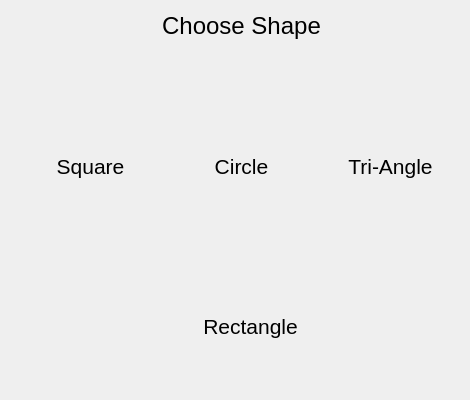
<?xml version="1.0" encoding="UTF-8"?>
<ui version="4.0">
 <class>Form</class>
 <widget class="QWidget" name="Form">
  <property name="windowModality">
   <enum>Qt::NonModal</enum>
  </property>
  <property name="geometry">
   <rect>
    <x>0</x>
    <y>0</y>
    <width>470</width>
    <height>400</height>
   </rect>
  </property>
  <property name="minimumSize">
   <size>
    <width>470</width>
    <height>400</height>
   </size>
  </property>
  <property name="maximumSize">
   <size>
    <width>470</width>
    <height>400</height>
   </size>
  </property>
  <property name="windowTitle">
   <string>Form</string>
  </property>
  <property name="windowIcon">
   <iconset>
    <normaloff>icons/area.png</normaloff>icons/area.png</iconset>
  </property>
  <widget class="QLabel" name="label">
   <property name="geometry">
    <rect>
     <x>161</x>
     <y>10</y>
     <width>161</width>
     <height>31</height>
    </rect>
   </property>
   <property name="font">
    <font>
     <pointsize>18</pointsize>
    </font>
   </property>
   <property name="text">
    <string>Choose Shape</string>
   </property>
   <property name="alignment">
    <set>Qt::AlignCenter</set>
   </property>
  </widget>
  <widget class="QWidget" name="widget" native="true">
   <property name="geometry">
    <rect>
     <x>30</x>
     <y>50</y>
     <width>120</width>
     <height>141</height>
    </rect>
   </property>
   <widget class="QPushButton" name="square">
    <property name="geometry">
     <rect>
      <x>0</x>
      <y>0</y>
      <width>121</width>
      <height>131</height>
     </rect>
    </property>
    <property name="font">
     <font/>
    </property>
    <property name="text">
     <string/>
    </property>
    <property name="icon">
     <iconset>
      <normaloff>icons/square.png</normaloff>icons/square.png</iconset>
    </property>
    <property name="iconSize">
     <size>
      <width>124</width>
      <height>135</height>
     </size>
    </property>
    <property name="flat">
     <bool>true</bool>
    </property>
   </widget>
   <widget class="QLabel" name="label_2">
    <property name="geometry">
     <rect>
      <x>0</x>
      <y>102</y>
      <width>121</width>
      <height>29</height>
     </rect>
    </property>
    <property name="font">
     <font>
      <pointsize>16</pointsize>
     </font>
    </property>
    <property name="text">
     <string>Square</string>
    </property>
    <property name="alignment">
     <set>Qt::AlignCenter</set>
    </property>
   </widget>
  </widget>
  <widget class="QWidget" name="widget_2" native="true">
   <property name="geometry">
    <rect>
     <x>181</x>
     <y>50</y>
     <width>120</width>
     <height>141</height>
    </rect>
   </property>
   <widget class="QPushButton" name="circle">
    <property name="geometry">
     <rect>
      <x>0</x>
      <y>0</y>
      <width>121</width>
      <height>131</height>
     </rect>
    </property>
    <property name="font">
     <font/>
    </property>
    <property name="text">
     <string/>
    </property>
    <property name="icon">
     <iconset>
      <normaloff>icons/circle.png</normaloff>icons/circle.png</iconset>
    </property>
    <property name="iconSize">
     <size>
      <width>104</width>
      <height>86</height>
     </size>
    </property>
    <property name="flat">
     <bool>true</bool>
    </property>
   </widget>
   <widget class="QLabel" name="label_3">
    <property name="geometry">
     <rect>
      <x>0</x>
      <y>102</y>
      <width>121</width>
      <height>29</height>
     </rect>
    </property>
    <property name="font">
     <font>
      <pointsize>16</pointsize>
     </font>
    </property>
    <property name="text">
     <string>Circle</string>
    </property>
    <property name="alignment">
     <set>Qt::AlignCenter</set>
    </property>
   </widget>
  </widget>
  <widget class="QWidget" name="widget_3" native="true">
   <property name="geometry">
    <rect>
     <x>330</x>
     <y>50</y>
     <width>120</width>
     <height>141</height>
    </rect>
   </property>
   <widget class="QPushButton" name="triangle">
    <property name="geometry">
     <rect>
      <x>0</x>
      <y>0</y>
      <width>121</width>
      <height>131</height>
     </rect>
    </property>
    <property name="font">
     <font/>
    </property>
    <property name="text">
     <string/>
    </property>
    <property name="icon">
     <iconset>
      <normaloff>icons/triangle.png</normaloff>icons/triangle.png</iconset>
    </property>
    <property name="iconSize">
     <size>
      <width>116</width>
      <height>102</height>
     </size>
    </property>
    <property name="flat">
     <bool>true</bool>
    </property>
   </widget>
   <widget class="QLabel" name="label_4">
    <property name="geometry">
     <rect>
      <x>0</x>
      <y>102</y>
      <width>121</width>
      <height>29</height>
     </rect>
    </property>
    <property name="font">
     <font>
      <pointsize>16</pointsize>
     </font>
    </property>
    <property name="text">
     <string>Tri-Angle</string>
    </property>
    <property name="alignment">
     <set>Qt::AlignCenter</set>
    </property>
   </widget>
  </widget>
  <widget class="QWidget" name="widget_4" native="true">
   <property name="geometry">
    <rect>
     <x>190</x>
     <y>210</y>
     <width>120</width>
     <height>141</height>
    </rect>
   </property>
   <widget class="QPushButton" name="rectangle">
    <property name="geometry">
     <rect>
      <x>0</x>
      <y>0</y>
      <width>121</width>
      <height>131</height>
     </rect>
    </property>
    <property name="font">
     <font/>
    </property>
    <property name="text">
     <string/>
    </property>
    <property name="icon">
     <iconset>
      <normaloff>icons/rectangle.png</normaloff>icons/rectangle.png</iconset>
    </property>
    <property name="iconSize">
     <size>
      <width>124</width>
      <height>138</height>
     </size>
    </property>
    <property name="flat">
     <bool>true</bool>
    </property>
   </widget>
   <widget class="QLabel" name="label_5">
    <property name="geometry">
     <rect>
      <x>0</x>
      <y>102</y>
      <width>121</width>
      <height>29</height>
     </rect>
    </property>
    <property name="font">
     <font>
      <pointsize>16</pointsize>
     </font>
    </property>
    <property name="text">
     <string>Rectangle</string>
    </property>
    <property name="alignment">
     <set>Qt::AlignCenter</set>
    </property>
   </widget>
  </widget>
 </widget>
 <resources/>
 <connections/>
</ui>
